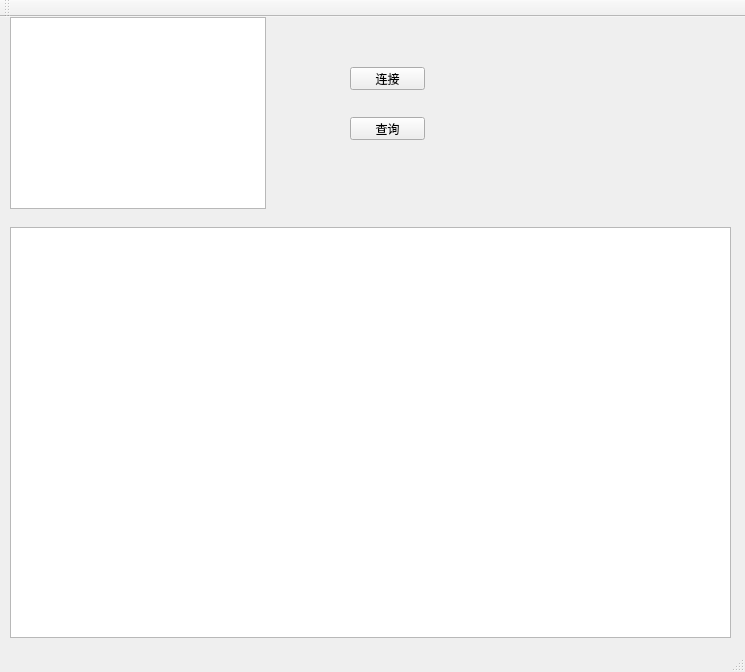
<?xml version="1.0" encoding="UTF-8"?>
<ui version="4.0">
 <class>MainWndClass</class>
 <widget class="QMainWindow" name="MainWndClass">
  <property name="geometry">
   <rect>
    <x>0</x>
    <y>0</y>
    <width>745</width>
    <height>672</height>
   </rect>
  </property>
  <property name="windowTitle">
   <string>MainWnd</string>
  </property>
  <widget class="QWidget" name="centralWidget">
   <widget class="QPushButton" name="btnConnect">
    <property name="geometry">
     <rect>
      <x>350</x>
      <y>50</y>
      <width>75</width>
      <height>23</height>
     </rect>
    </property>
    <property name="text">
     <string>连接</string>
    </property>
   </widget>
   <widget class="QPushButton" name="btnQuery">
    <property name="geometry">
     <rect>
      <x>350</x>
      <y>100</y>
      <width>75</width>
      <height>23</height>
     </rect>
    </property>
    <property name="text">
     <string>查询</string>
    </property>
   </widget>
   <widget class="QListWidget" name="listWidget">
    <property name="geometry">
     <rect>
      <x>10</x>
      <y>0</y>
      <width>256</width>
      <height>192</height>
     </rect>
    </property>
   </widget>
   <widget class="QPlainTextEdit" name="plainTextEdit">
    <property name="geometry">
     <rect>
      <x>10</x>
      <y>210</y>
      <width>721</width>
      <height>411</height>
     </rect>
    </property>
   </widget>
  </widget>
  <widget class="QMenuBar" name="menuBar">
   <property name="geometry">
    <rect>
     <x>0</x>
     <y>0</y>
     <width>745</width>
     <height>23</height>
    </rect>
   </property>
  </widget>
  <widget class="QToolBar" name="mainToolBar">
   <attribute name="toolBarArea">
    <enum>TopToolBarArea</enum>
   </attribute>
   <attribute name="toolBarBreak">
    <bool>false</bool>
   </attribute>
  </widget>
  <widget class="QStatusBar" name="statusBar"/>
 </widget>
 <layoutdefault spacing="6" margin="11"/>
 <resources>
  <include location="MainWnd.qrc"/>
 </resources>
 <connections/>
</ui>
